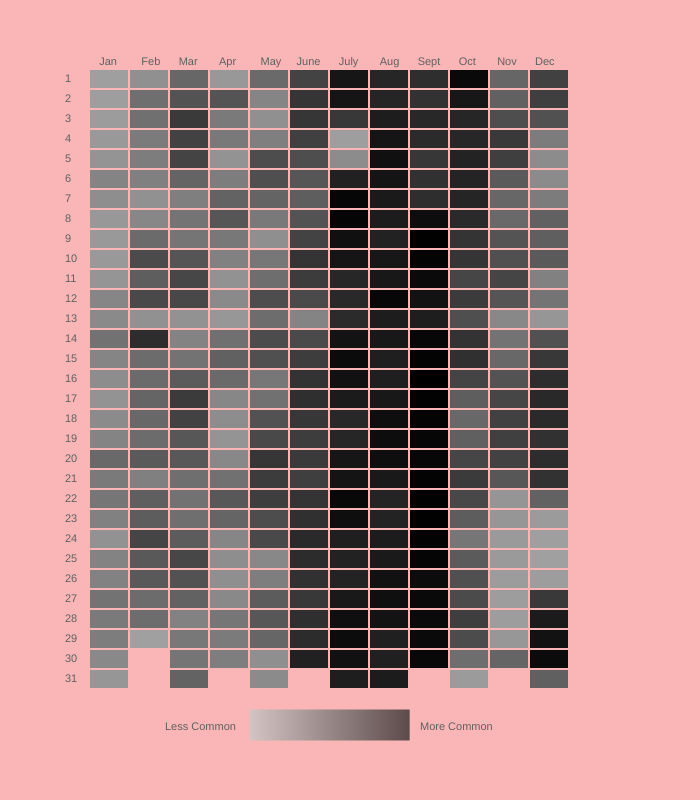
Frame 1 (no input)
Frame 60 (no input): identical to frame 1, image omitted
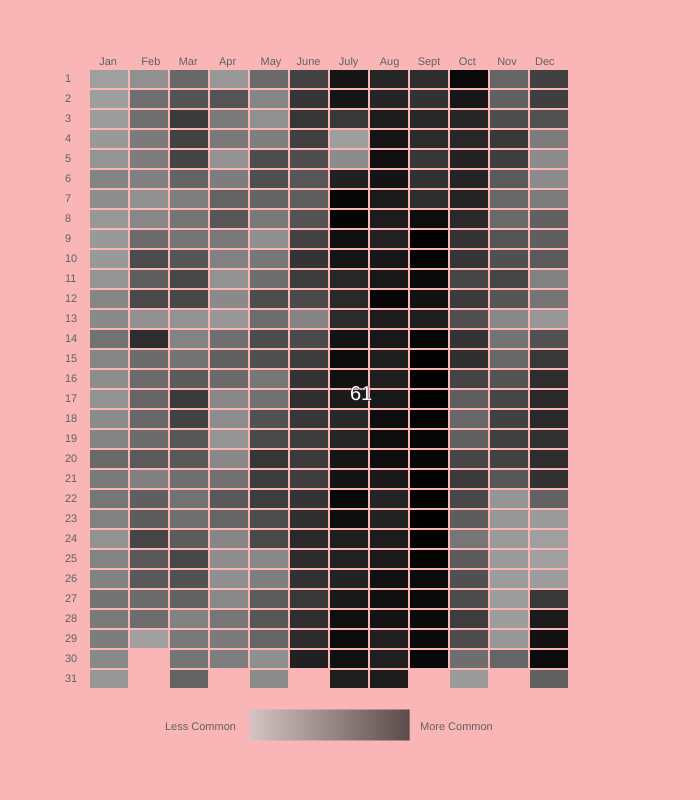
Frame 120 (the mouse pressed at the canvas centre since frame 60)

The p5.js sketch that drew these frames (run headless with seeded random() and noise() and a simulated clock; from frame 60 on, the mouse is pressed at the canvas centre):

// p5.js sketch
// ── sketch.js
/*  Created by susan evans
    Modified by Chandru Narayan
    Last edited 03/01/2020
    This program displays a visualizations of the most popular
    birthdays of the year.
    INCOMPLETE VERSION
*/
// ranks by day of the year (out of 365)
// Data from 2016 (leap year); source unknown
var rank = [364,362,356,350,338,301,324,347,351,349,341,306,316,260,304,322,337,317,302,240,279,271,294,333,
        299,298,262,280,285,314,343,330,253,256,281,287,293,332,308,245,171,214,166,331,103,248,244,232,
        237,246,206,292,218,213,157,204,203,247,250,366,235,189,133,150,156,228,290,265,268,195,163,165,
        334,300,264,208,134,152,198,202,254,261,255,210,162,187,225,297,275,267,227,348,193,278,277,336,
        286,226,196,274,296,335,315,346,257,223,243,309,323,339,310,259,201,230,307,325,327,313,270,282,
        288,242,305,329,291,177,181,229,276,326,273,251,175,249,174,183,272,258,188,168,123,138,141,176,
        167,311,289,211,200,234,328,319,153,121,124,146,179,197,215,191,154,120,137,170,303,169,139,117,
        107,126,140,132,145,118,110,95,100,112,129,108,101,75,50,47,127,361,321,76,14,12,37,49,90,93,99,43,
        25,40,61,91,87,51,45,18,32,72,78,80,58,35,28,39,68,86,85,66,48,36,46,60,64,77,52,56,17,67,55,71,70,54,
        33,30,31,57,82,81,63,59,38,34,44,74,73,65,106,114,92,98,125,111,105,29,2,9,24,41,69,16,8,1,4,10,13,15,
        7,5,3,6,11,27,21,23,22,19,20,53,88,89,79,83,84,97,119,122,160,136,180,116,109,155,216,239,219,159,135,
        164,212,269,209,184,172,142,173,252,355,233,222,178,131,143,207,236,241,192,182,158,194,312,263,238,
        190,161,148,147,151,199,340,344,352,353,357,358,359,345,231,149,144,186,283,320,318,284,221,217,205,
        295,266,342,185,128,102,94,96,113,104,115,224,354,363,365,360,130,62,42,26,220,67,120,200,100,35,130];
var numColors = 160;
var rectWidth = 40;
var rectHeight = 20;
var gridOffset = 50;
function setup(){
  createCanvas(700, 800);  // sets the canvas size to 700 x 800
}
function draw(){
  background(250, 182, 182);  // clears the background
  drawGrid();                 // draws the gridlines
  drawLabels();               // draws the graphs labels
  displayValues();            // calls dispaly values, which will show values on hover
}
// Draws the day, and month labels
// and the labels for the gradient key
// as well as the gradient key itself
function drawLabels() {
  noStroke();
  // day labels
  textSize(11);
  for (i = 0; i < 31; i++) {
    text(i + 1, 65, 82 + i * 20); 
  }
  // month labels
  text("   Jan        Feb      Mar       Apr        May     June      July       Aug      Sept      Oct       Nov      Dec", 90, 65);
  // labels for keys
  text("Less Common", 165, 730);
  text("More Common", 420, 730);
  // gradient key
  for(i = 0; i < numColors; i++) {
    stroke(200 - i, 200 - i, 200 - i);
    line(250 + i, 710, 250 + i, 740);
  } 
}
// draws the grid of rectangles
function drawGrid() {
  noStroke();
  for (i = 0; i <= 365; i++) {
    fill(rank[i] * numColors / 366, rank[i] * numColors / 366, rank[i] * numColors / 366);
    rect(gridOffset + getMonth(i) * rectWidth, gridOffset + getDay(i) * rectHeight, rectWidth - 2, rectHeight - 2);
  }
}
// given the current index (out of 365)
// returns the month (1 based)
function getMonth(index) {
  count = 0;
  currentMonth = 1;
  while (count + getDaysInMonth(currentMonth - 1) <= index) {
    count = count + getDaysInMonth(currentMonth - 1);
    currentMonth++;
  }
  return currentMonth;
}
// given the current index (out of 365)
// returns the day (1 based)
function getDay(index) {
  monthIndex = 0;
  currentDay = 1;
  count = 0;
  while (count < index) {
    if (currentDay == getDaysInMonth(monthIndex)) {
      monthIndex++;
      currentDay = 1;
    } else {
      currentDay++;
    }
    count++;
  }
  return currentDay;
}
// when the user hovers over a square
// it displays the actual rank of that day
function displayValues(){
  // determine where the mouse is hovering
  var monthIndex = (int)((mouseX - (gridOffset + rectWidth)) / rectWidth);   // 90 is the starting point of the left-most rects
  var dayIndex = (int)((mouseY - (gridOffset + rectHeight)) / rectHeight);     // 70 is the starting points of the left-most rects
  // if that mouse position is within the range of the data
  if (monthIndex >= 0 && monthIndex < 12 && dayIndex >= 0 && dayIndex < getDaysInMonth(monthIndex)) {
    // determine whether to show the text as black or white
    // 183 is about when we should switch to black
    if (rank[getNumDays(monthIndex) + dayIndex] > 183) {
      fill(0); 
    } else{
      fill(255);
    }
    // display the actual rank
    textSize(20);
    text(rank[getNumDays(monthIndex) + dayIndex], mouseX, mouseY); 
  }
}
// Given the current month (1-based)
// returns the total number of days
function getNumDays(monthIndex) {
  //says total day vairables and increases it bases on days in a month so that we can move on to the next column after recahing that value
var dayT = 0
var count = 0
for (i = 0; i < monthIndex; i++) {
  dayT = dayT + getDaysInMonth(i);
  }
  return dayT
}
function getDaysInMonth(month) {
  //moves on to next column depending on what month value it is based on day total
  if (month == 1) {
    return 29;
  } else if (month == 3 || month == 5 || month == 8 || month == 10) {
    return 30;
  } else {
    return 31;
  }
}
